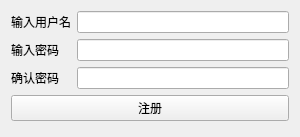
<?xml version="1.0" encoding="UTF-8"?>
<ui version="4.0">
 <class>RegisterWidgetClass</class>
 <widget class="QWidget" name="RegisterWidgetClass">
  <property name="geometry">
   <rect>
    <x>0</x>
    <y>0</y>
    <width>300</width>
    <height>137</height>
   </rect>
  </property>
  <property name="windowTitle">
   <string>学生注册</string>
  </property>
  <layout class="QFormLayout" name="formLayout">
   <item row="0" column="0">
    <widget class="QLabel" name="label">
     <property name="text">
      <string>输入用户名</string>
     </property>
     <property name="buddy">
      <cstring>lineEdit</cstring>
     </property>
    </widget>
   </item>
   <item row="0" column="1">
    <widget class="QLineEdit" name="lineEdit"/>
   </item>
   <item row="1" column="0">
    <widget class="QLabel" name="label_2">
     <property name="text">
      <string>输入密码</string>
     </property>
     <property name="buddy">
      <cstring>lineEdit_2</cstring>
     </property>
    </widget>
   </item>
   <item row="1" column="1">
    <widget class="QLineEdit" name="lineEdit_2">
     <property name="echoMode">
      <enum>QLineEdit::Password</enum>
     </property>
    </widget>
   </item>
   <item row="2" column="0">
    <widget class="QLabel" name="label_3">
     <property name="text">
      <string>确认密码</string>
     </property>
     <property name="buddy">
      <cstring>lineEdit_3</cstring>
     </property>
    </widget>
   </item>
   <item row="2" column="1">
    <widget class="QLineEdit" name="lineEdit_3">
     <property name="echoMode">
      <enum>QLineEdit::Password</enum>
     </property>
    </widget>
   </item>
   <item row="3" column="0" colspan="2">
    <widget class="QPushButton" name="pushButton">
     <property name="text">
      <string>注册</string>
     </property>
    </widget>
   </item>
  </layout>
 </widget>
 <resources/>
 <connections>
  <connection>
   <sender>pushButton</sender>
   <signal>clicked()</signal>
   <receiver>RegisterWidgetClass</receiver>
   <slot>Register()</slot>
   <hints>
    <hint type="sourcelabel">
     <x>152</x>
     <y>94</y>
    </hint>
    <hint type="destinationlabel">
     <x>154</x>
     <y>126</y>
    </hint>
   </hints>
  </connection>
 </connections>
 <slots>
  <slot>Register()</slot>
 </slots>
</ui>
